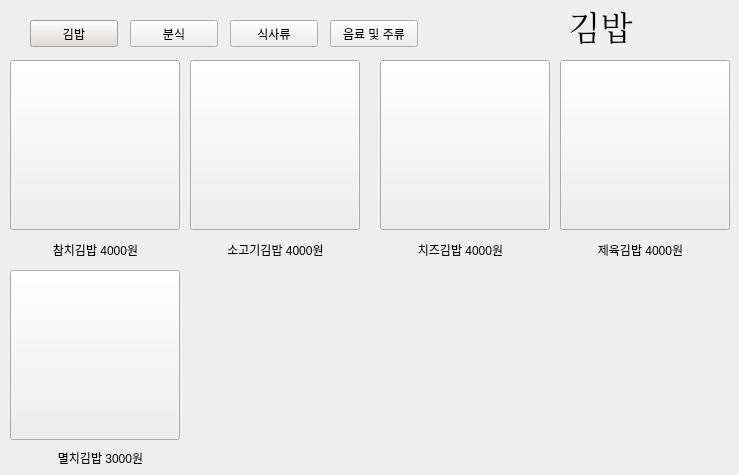
     <widget class="QWidget" name="page_3">
      <widget class="QLabel" name="label_2">
       <property name="geometry">
        <rect>
         <x>210</x>
         <y>240</y>
         <width>131</width>
         <height>19</height>
        </rect>
       </property>
       <property name="text">
        <string>소고기김밥 4000원</string>
       </property>
       <property name="alignment">
        <set>Qt::AlignCenter</set>
       </property>
      </widget>
      <widget class="QLabel" name="label_3">
       <property name="geometry">
        <rect>
         <x>390</x>
         <y>240</y>
         <width>141</width>
         <height>19</height>
        </rect>
       </property>
       <property name="text">
        <string>치즈김밥 4000원</string>
       </property>
       <property name="alignment">
        <set>Qt::AlignCenter</set>
       </property>
      </widget>
      <widget class="QLabel" name="label_4">
       <property name="geometry">
        <rect>
         <x>590</x>
         <y>240</y>
         <width>101</width>
         <height>20</height>
        </rect>
       </property>
       <property name="text">
        <string>제육김밥 4000원</string>
       </property>
       <property name="alignment">
        <set>Qt::AlignCenter</set>
       </property>
      </widget>
      <widget class="QLabel" name="label_17">
       <property name="geometry">
        <rect>
         <x>540</x>
         <y>0</y>
         <width>121</width>
         <height>51</height>
        </rect>
       </property>
       <property name="font">
        <font>
         <family>Serif</family>
         <pointsize>25</pointsize>
        </font>
       </property>
       <property name="text">
        <string>김밥</string>
       </property>
       <property name="alignment">
        <set>Qt::AlignCenter</set>
       </property>
      </widget>
      <widget class="QLabel" name="label_22">
       <property name="geometry">
        <rect>
         <x>30</x>
         <y>450</y>
         <width>141</width>
         <height>16</height>
        </rect>
       </property>
       <property name="text">
        <string>멸치김밥 3000원</string>
       </property>
       <property name="alignment">
        <set>Qt::AlignCenter</set>
       </property>
      </widget>
      <widget class="QPushButton" name="bt1">
       <property name="geometry">
        <rect>
         <x>10</x>
         <y>60</y>
         <width>170</width>
         <height>170</height>
        </rect>
       </property>
       <property name="styleSheet">
        <string notr="true">border-image : url(image/ㅊㅊㄱㅂ.jpg);</string>
       </property>
       <property name="text">
        <string/>
       </property>
      </widget>
      <widget class="QPushButton" name="bt2">
       <property name="geometry">
        <rect>
         <x>190</x>
         <y>60</y>
         <width>170</width>
         <height>170</height>
        </rect>
       </property>
       <property name="styleSheet">
        <string notr="true">border-image : url(image/ㅅㄱㄱㄱㅂ2.jpg);</string>
       </property>
       <property name="text">
        <string/>
       </property>
      </widget>
      <widget class="QPushButton" name="bt3">
       <property name="geometry">
        <rect>
         <x>380</x>
         <y>60</y>
         <width>170</width>
         <height>170</height>
        </rect>
       </property>
       <property name="styleSheet">
        <string notr="true">border-image : url(image/ㅊㅈㄱㅂ.jpg);</string>
       </property>
       <property name="text">
        <string/>
       </property>
      </widget>
      <widget class="QPushButton" name="bt4">
       <property name="geometry">
        <rect>
         <x>560</x>
         <y>60</y>
         <width>170</width>
         <height>170</height>
        </rect>
       </property>
       <property name="styleSheet">
        <string notr="true">border-image : url(image/wdrq.jpg);</string>
       </property>
       <property name="text">
        <string/>
       </property>
      </widget>
      <widget class="QPushButton" name="btn11">
       <property name="geometry">
        <rect>
         <x>30</x>
         <y>20</y>
         <width>88</width>
         <height>27</height>
        </rect>
       </property>
       <property name="styleSheet">
        <string notr="true">background-color: rgb(222, 221, 218);</string>
       </property>
       <property name="text">
        <string>김밥</string>
       </property>
      </widget>
      <widget class="QPushButton" name="btn12">
       <property name="geometry">
        <rect>
         <x>130</x>
         <y>20</y>
         <width>88</width>
         <height>27</height>
        </rect>
       </property>
       <property name="text">
        <string>분식</string>
       </property>
      </widget>
      <widget class="QPushButton" name="btn13">
       <property name="geometry">
        <rect>
         <x>230</x>
         <y>20</y>
         <width>88</width>
         <height>27</height>
        </rect>
       </property>
       <property name="text">
        <string>식사류</string>
       </property>
      </widget>
      <widget class="QPushButton" name="btn14">
       <property name="geometry">
        <rect>
         <x>330</x>
         <y>20</y>
         <width>88</width>
         <height>27</height>
        </rect>
       </property>
       <property name="text">
        <string>음료 및 주류</string>
       </property>
      </widget>
      <widget class="QPushButton" name="bt5">
       <property name="geometry">
        <rect>
         <x>10</x>
         <y>270</y>
         <width>170</width>
         <height>170</height>
        </rect>
       </property>
       <property name="styleSheet">
        <string notr="true">border-image : url(image/ㅁㅊㄱㅂ.jpg);</string>
       </property>
       <property name="text">
        <string/>
       </property>
      </widget>
      <widget class="QLabel" name="label_16">
       <property name="geometry">
        <rect>
         <x>40</x>
         <y>240</y>
         <width>111</width>
         <height>19</height>
        </rect>
       </property>
       <property name="text">
        <string>참치김밥 4000원</string>
       </property>
       <property name="alignment">
        <set>Qt::AlignCenter</set>
       </property>
      </widget>
     </widget>
